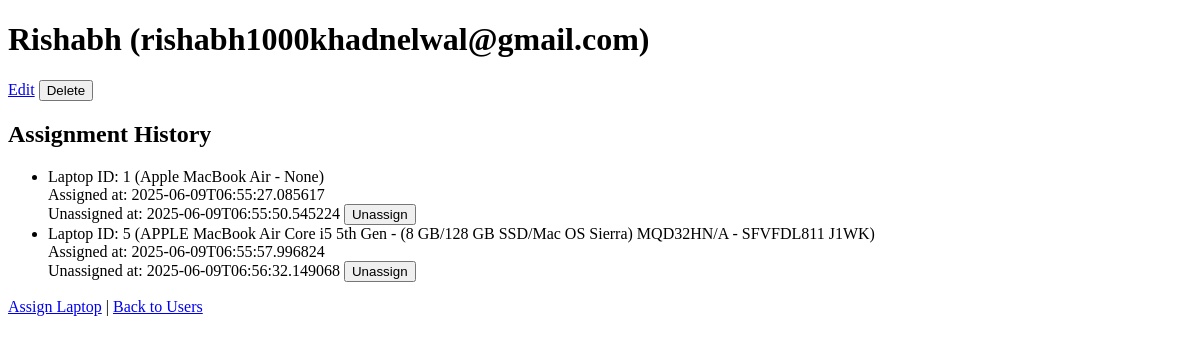
Before: /users/1 with the older database file.
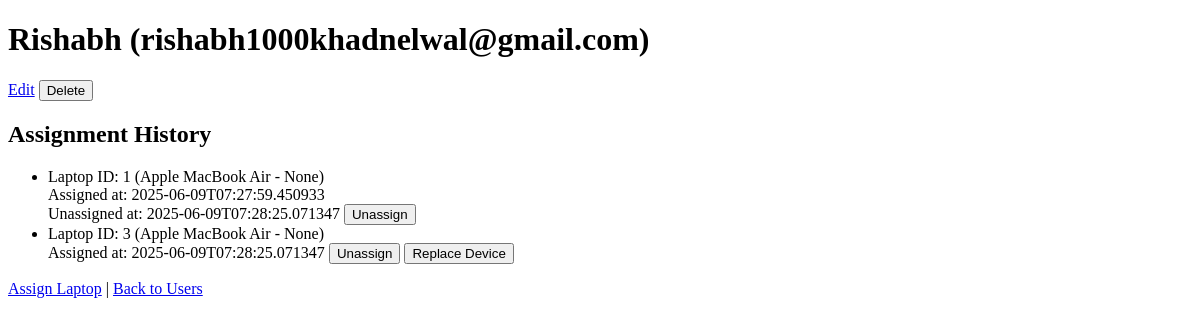
After: the same page with the newer database file.
### db/database.py (models this page shows)
class User(Base):
    __tablename__ = "users"
    id = Column(Integer, primary_key=True, index=True)
    name = Column(String, nullable=False)
    email = Column(String, unique=True, index=True, nullable=False)
    assignments = relationship("LaptopAssignment", cascade="all, delete-orphan", backref="user")

class LaptopAssignment(Base):
    __tablename__ = "laptop_assignments"
    id = Column(Integer, primary_key=True, index=True)
    laptop_item_id = Column(Integer, ForeignKey("laptop_items.id"))
    user_id = Column(Integer, ForeignKey("users.id"))
    assigned_at = Column(String)  # Store as ISO string for simplicity
    unassigned_at = Column(String, nullable=True)  # New: when this assignment ended
    laptop_item = relationship("LaptopItem", backref="assignments")

class LaptopItem(Base):
    __tablename__ = "laptop_items"
    id = Column(Integer, primary_key=True, index=True)
    invoice_id = Column(Integer, ForeignKey("laptop_invoices.id"))
    laptop_model = Column(String)
    processor = Column(String)
    ram = Column(String)
    storage = Column(String)
    model_color = Column(String)
    screen_size = Column(String)
    laptop_os = Column(String)
    laptop_os_version = Column(String)
    laptop_serial_number = Column(String, unique=True)
    warranty_duration = Column(Integer)
    laptop_price = Column(Float)
    created_at = Column(String, default=None)
    warranty_expiry = Column(String, nullable=True)  # New: warranty expiry date
    is_retired = Column(Boolean, default=False)      # New: retired/disposed status

### app/main.py (the view)
@app.route("/users/<int:user_id>")
def user_detail(user_id):
    user = get_user_by_id(user_id)
    assignments = get_assignments_for_user(user_id)
    return render_template("user_detail.html", user=user, assignments=assignments)

### db/crud.py (called while the page is built)
def get_user_by_id(user_id: int) -> Optional[User]:
    session = SessionLocal()
    user = session.query(User).filter_by(id=user_id).first()
    session.close()
    return user

def get_assignments_for_user(user_id: int) -> List[LaptopAssignment]:
    session = SessionLocal()
    assignments = session.query(LaptopAssignment)\
        .options(joinedload(LaptopAssignment.laptop_item))\
        .filter_by(user_id=user_id).all()
    session.close()
    return assignments

### app/templates/user_detail.html (shortened to what this page needs)
<!DOCTYPE html>
<html>
<head>
</head>
<body>
    <h1>{{ user.name }} ({{ user.email }})</h1>
    <a href="{{ url_for('edit_user', user_id=user.id) }}">Edit</a>
    <form method="post" action="{{ url_for('delete_user_route', user_id=user.id) }}" style="display:inline;">
        <input type="submit" value="Delete" onclick="return confirm('Are you sure?');">
    </form>
    <h2>Assignment History</h2>
    <ul>
        {% for assignment in assignments %}
            <li>
                Laptop ID: {{ assignment.laptop_item_id }}
                {% if assignment.laptop_item %} ({{ assignment.laptop_item.laptop_model }} - {{ assignment.laptop_item.laptop_serial_number }}){% endif %}
                <br>Assigned at: {{ assignment.assigned_at }}
                {% if assignment.unassigned_at %}<br>Unassigned at: {{ assignment.unassigned_at }}{% endif %}
                <form method="post" action="{{ url_for('unassign_laptop_route', assignment_id=assignment.id) }}" style="display:inline;">
                    <input type="submit" value="Unassign">
                </form>
                {% if not assignment.unassigned_at %}
                <form method="get" action="{{ url_for('replace_device', assignment_id=assignment.id) }}" style="display:inline;">
                    <input type="submit" value="Replace Device">
                </form>
                {% endif %}
            </li>
        {% else %}
            <li>No laptops assigned.</li>
        {% endfor %}
    </ul>
    <a href="{{ url_for('assign_laptop') }}">Assign Laptop</a> |
    <a href="{{ url_for('index') }}">Back to Users</a>
</body>
</html>

Changed rows visible on the page:
changed LaptopAssignment (number 1 of 2 on the later page): assigned_at "2025-06-09T06:55:27.085617" → "2025-06-09T07:27:59.450933"; unassigned_at "2025-06-09T06:55:50.545224" → "2025-06-09T07:28:25.071347"
changed LaptopAssignment (number 2 of 2 on the later page): laptop_item_id "5" → "3"; laptop_item.laptop_model "APPLE MacBook Air Core i5 5th Gen - (8 GB/128 GB SSD/Mac OS Sierra) MQD32HN/A" → "Apple MacBook Air"; laptop_item.laptop_serial_number "SFVFDL811 J1WK" → "None"; assigned_at "2025-06-09T06:55:57.996824" → "2025-06-09T07:28:25.071347"; value (not shown) → "Replace Device"; unassigned_at "2025-06-09T06:56:32.149068" → (not shown)
